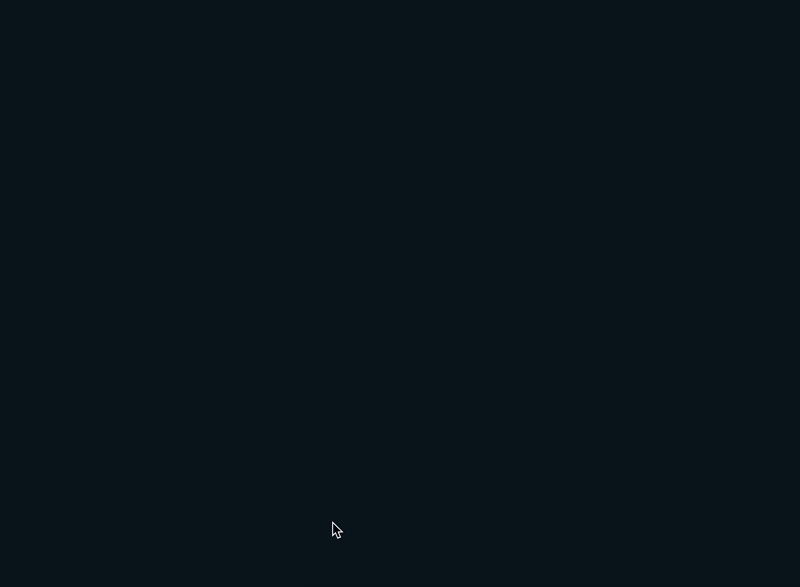
#> input picture reportAssets/4flowFF.gif, 800 x 587 px; its folder holds only this picture in this run
$ python convert.py
#> lines starting #> are read from the running program, lines starting #| are printed output that depends on the picture
from PIL import Image
import os

def extract_frame_from_gifs(input_dir, output_dir):
    """
    Extracts the 5th frame before the last frame from all GIFs in the input directory
    and saves them as PNGs in the output directory.

    Args:
        input_dir (str): Directory containing the GIF files.
        output_dir (str): Directory to save the extracted PNG files.
    """
#> called with input_dir = '.', output_dir = '.'
    # Ensure the output directory exists
    os.makedirs(output_dir, exist_ok=True)

    # Iterate through all files in the input directory
    for file_name in os.listdir(input_dir):
        if file_name.lower().endswith('.gif'):
            gif_path = os.path.join(input_dir, file_name)
            try:
                with Image.open(gif_path) as gif:
                    # Get the total number of frames
#> gif is the input picture: PIL image 800x587 P; mean R, G, B, A 9, 19, 26.2, 255
                    total_frames = gif.n_frames
#> total_frames = 186
                    if total_frames < 5:
                        print(f"Skipping {file_name}: Not enough frames.")
                        continue

                    # Calculate the frame index (5th before the last)
                    frame_index = total_frames - 5
#> frame_index = 181

                    # Extract the desired frame
                    gif.seek(frame_index)
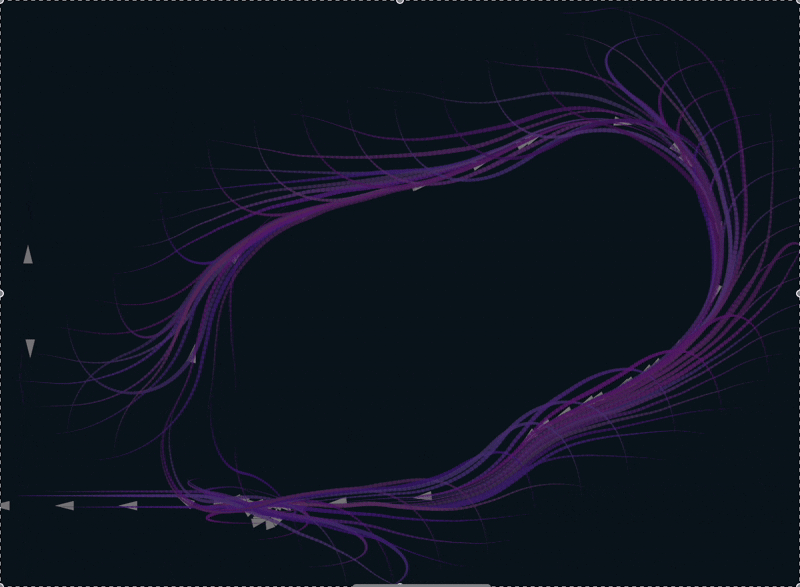
#> gif: PIL image 800x587 RGBA; mean R, G, B, A 15, 20.8, 32.8, 255
                    frame = gif.convert("RGBA")  # Convert to RGBA for saving as PNG

                    # Save the frame as a PNG
                    output_file_name = os.path.splitext(file_name)[0] + "_frame.png"
                    output_path = os.path.join(output_dir, output_file_name)
                    frame.save(output_path, "PNG")

                    print(f"Saved frame {frame_index} of {file_name} as {output_path}")
#| Saved frame 181 of 4flowFF.gif as ./4flowFF_frame.png
            except Exception as e:
                print(f"Error processing {file_name}: {e}")

# Example usage
input_directory = "."
output_directory = "."
extract_frame_from_gifs(input_directory, output_directory)
